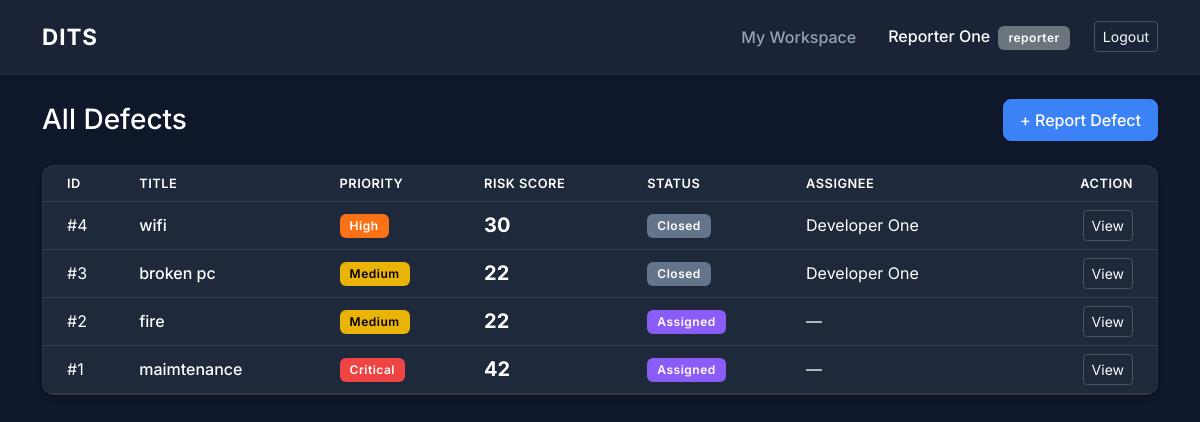
/defects (signed in), run on the app's committed database.
### app/models.py (models this page shows, shortened)
class User(UserMixin, db.Model):
    __tablename__ = "users"
    id = db.Column(db.Integer, primary_key=True)
    name = db.Column(db.String(120), nullable=False)
    email = db.Column(db.String(120), unique=True, nullable=False)
    password_hash = db.Column(db.String(255), nullable=False)
    role = db.Column(db.String(20), nullable=False)

class Defect(db.Model):
    __tablename__ = "defects"
    id = db.Column(db.Integer, primary_key=True)
    title = db.Column(db.String(150), nullable=False)
    description = db.Column(db.Text, nullable=False)
    priority = db.Column(db.String(10), nullable=False, default="Medium")
    status = db.Column(db.String(20), nullable=False, default="Open")
    reporter_id = db.Column(db.Integer, db.ForeignKey("users.id"), nullable=False)
    assignee_id = db.Column(db.Integer, db.ForeignKey("users.id"), nullable=True)
    report_date = db.Column(db.DateTime, default=datetime.utcnow)
    reporter = db.relationship("User", foreign_keys=[reporter_id])
    assignee = db.relationship("User", foreign_keys=[assignee_id])
    @property
    def smart_score(self):
        points = {"Low": 10, "Medium": 20, "High": 30, "Critical": 40}
        score = points.get(self.priority, 10)
        days_open = (datetime.utcnow() - self.report_date).days
        score += (days_open * 2)
        return score

### app/routes/defects.py (the view)
@defects_bp.route("/defects")
@login_required
def list_defects():
    defects = Defect.query.order_by(Defect.report_date.desc()).all()
    return render_template("defects.html", defects=defects)

### app/__init__.py (called while the page is built)
@login_manager.user_loader
def load_user(user_id):
    return User.query.get(int(user_id))

### app/templates/defects.html (shortened to what this page needs)
{% extends "base.html" %}{% block body %}
<div class="d-flex justify-content-between align-items-center mb-4">
    <h3 class="m-0 text-white">All Defects</h3>
    <a class="btn btn-primary" href="{{ url_for('defects.report_defect') }}">+ Report Defect</a>
</div>
<div class="card-custom p-0 overflow-hidden">
    <table class="table table-custom mb-0">
        <thead>
            <tr>
                <th class="ps-4">ID</th>
                <th>Title</th>
                <th>Priority</th>
                <th>Risk Score</th>
                <th>Status</th>
                <th>Assignee</th>
                <th class="text-end pe-4">Action</th>
            </tr>
        </thead>
        <tbody>
        {% for d in defects %}
            <tr>
                <td class="ps-4 text-white">#{{ d.id }}</td>
                <td class="fw-medium text-white">{{ d.title }}</td>
                <td>
                    <span class="badge bg-{{ d.priority|lower }}">{{ d.priority }}</span>
                </td>
                <td class="text-warning fw-bold fs-5">{{ d.smart_score }}</td>
                <td>
                    <span class="badge bg-{{ d.status|lower|replace(' ', '') }}">{{ d.status }}</span>
                </td>
                <td class="text-white">{{ d.assignee.name if d.assignee else '—' }}</td>
                <td class="text-end pe-4">
                    <a class="btn btn-sm btn-outline-light" href="{{ url_for('defects.view_defect', defect_id=d.id) }}">View</a>
                </td>
            </tr>
        {% else %}
            <tr>
                <td colspan="7" class="text-center py-4 text-muted">No defects reported yet.</td>
            </tr>
        {% endfor %}
        </tbody>
    </table>
</div>
{% endblock %}

### app/templates/base.html (shortened to what this page needs)
<!doctype html>
<html lang="en">
<head>
    <link href="https://cdn.jsdelivr.net/npm/bootstrap@5.3.3/dist/css/bootstrap.min.css" rel="stylesheet">
</head>
<body>
<nav class="navbar navbar-expand navbar-custom mb-4">
    <div class="container">
        <a class="navbar-brand" href="{{ url_for('dashboard.dashboard') }}">DITS</a>
        <div class="navbar-nav ms-auto align-items-center">
            <a class="nav-link me-3" href="{{ url_for('defects.my_workspace') }}">My Workspace</a>
            {% if current_user.is_authenticated %}
                <span class="nav-link me-3">
                    <span class="text-white">{{ current_user.name }}</span>
                    <span class="badge bg-secondary ms-1">{{ current_user.role }}</span>
                </span>
                <a class="btn btn-sm btn-outline-light" href="{{ url_for('auth.logout') }}">Logout</a>
            {% endif %}
        </div>
    </div>
</nav>
<div class="container pb-5">
    {% block body %}{% endblock %}
</div>
</body>
</html>

### app/templates/base.html (style rules this page uses)
:root { --bg-dark: #0f172a; --bg-card: #1e293b; --text-main: #f8fafc; --text-muted: #94a3b8; --accent: #3b82f6; }
body { background-color: var(--bg-dark); color: var(--text-main); font-family: 'Inter', sans-serif; min-height: 100vh; }
.navbar-custom { background-color: rgba(30, 41, 59, 0.8); backdrop-filter: blur(10px); border-bottom: 1px solid rgba(255, 255, 255, 0.05); padding: 15px 0; }
.navbar-brand { font-weight: 700; letter-spacing: 1px; color: #fff !important; font-size: 1.4rem; }
.nav-link { color: var(--text-muted) !important; font-weight: 500; transition: color 0.2s; }
.card-custom { background: var(--bg-card); border: 1px solid rgba(255, 255, 255, 0.05); border-radius: 12px; box-shadow: 0 4px 6px -1px rgba(0, 0, 0, 0.1), 0 2px 4px -1px rgba(0, 0, 0, 0.06); padding: 24px; margin-bottom: 24px; }
.table { color: var(--text-main); margin-bottom: 0; }
.table thead th { border-bottom: 2px solid rgba(255, 255, 255, 0.1); color: var(--text-muted); font-weight: 600; text-transform: uppercase; font-size: 0.8rem; letter-spacing: 0.5px; }
.table td { border-bottom: 1px solid rgba(255, 255, 255, 0.05); vertical-align: middle; color: #e2e8f0; }
.btn-primary { background-color: var(--accent); border-color: var(--accent); font-weight: 500; border-radius: 8px; padding: 8px 16px; }
.btn-outline-light { border-color: rgba(255,255,255,0.2); color: var(--text-main); }
.badge { padding: 6px 10px; border-radius: 6px; font-weight: 600; font-size: 0.75rem; letter-spacing: 0.5px; }
.bg-assigned { background-color: #8b5cf6; color: white; }
.bg-closed { background-color: #64748b; color: white; }
.bg-critical { background-color: #ef4444; color: white; }
.bg-high { background-color: #f97316; color: white; }
.bg-medium { background-color: #eab308; color: black; }

### app/templates/defects.html (style rules this page uses)
.table-custom { color: white !important; background-color: transparent !important; }
.table-custom th, .table-custom td { color: white !important; background-color: transparent !important; border-bottom: 1px solid rgba(255, 255, 255, 0.1) !important; }

### data on the page
User: name "Reporter One", role "reporter"
Defect: id "4", title "wifi", priority "High", smart_score "30", status "Closed", assignee "Developer One"
Defect: id "3", title "broken pc", priority "Medium", smart_score "22", status "Closed", assignee "Developer One"
Defect: id "2", title "fire", priority "Medium", smart_score "22", status "Assigned", assignee "—"
Defect: id "1", title "maimtenance", priority "Critical", smart_score "42", status "Assigned", assignee "—"
